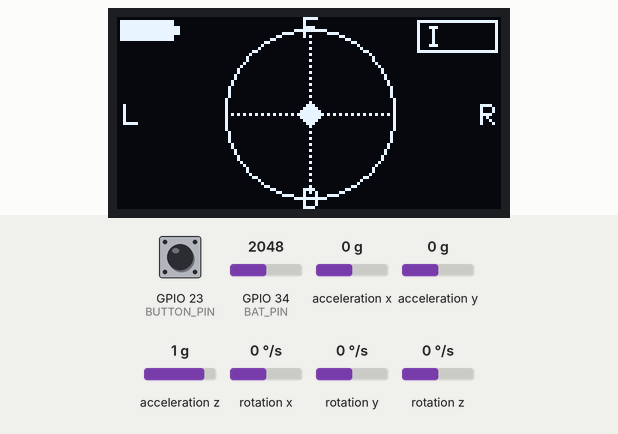
Recording of a sketch running on a simulated ESP32. On the bench: 128×64 one-colour display. The inputs (shaded band) are chosen by the test bench; at power-on: acceleration x 0 g, GPIO 23 (BUTTON_PIN) HIGH, acceleration y 0 g, GPIO 34 (BAT_PIN) = 2048, acceleration z 1 g, rotation x 0 °/s, rotation y 0 °/s, rotation z 0 °/s. The display library's start-up logo is not drawn; what the sketch prints to the serial monitor is not drawn.

Above: at 2.5 s.
2.6 s: acceleration x set to -1.4 g
At 3.7 s:
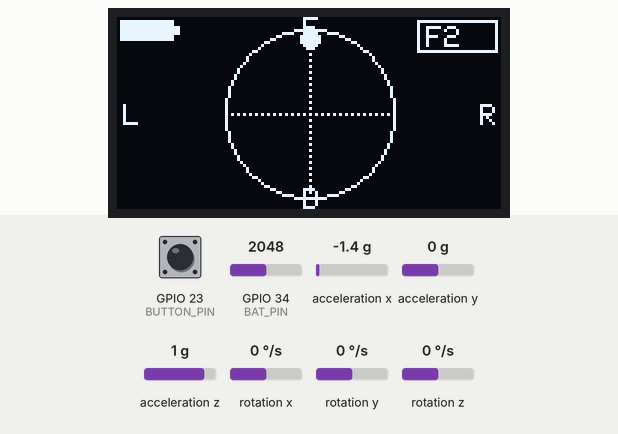
4.5 s: GPIO 23 (BUTTON_PIN) pulled LOW for 0.15 s
At 5.02 s:
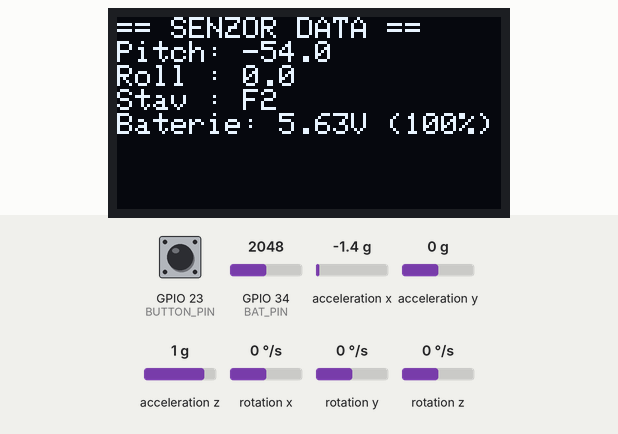
5.2 s: acceleration x set to 0.8 g
At 6.19 s:
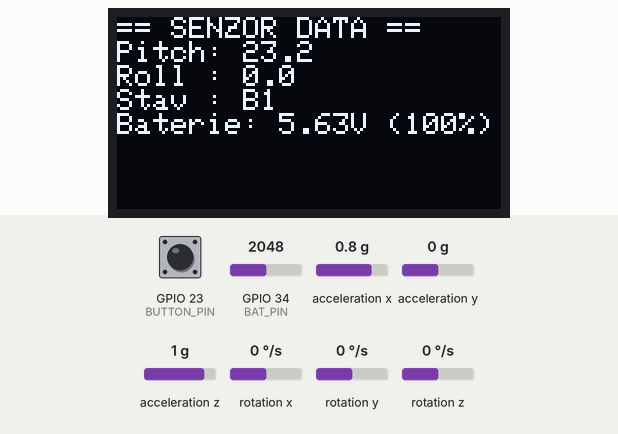
8.1 s: acceleration y set to -1.4 g
At 8.79 s:
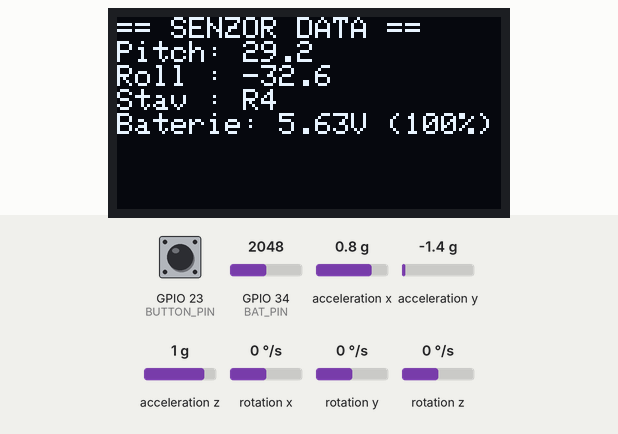
11.0 s: GPIO 23 (BUTTON_PIN) pulled LOW for 1 s
At 12.9 s:
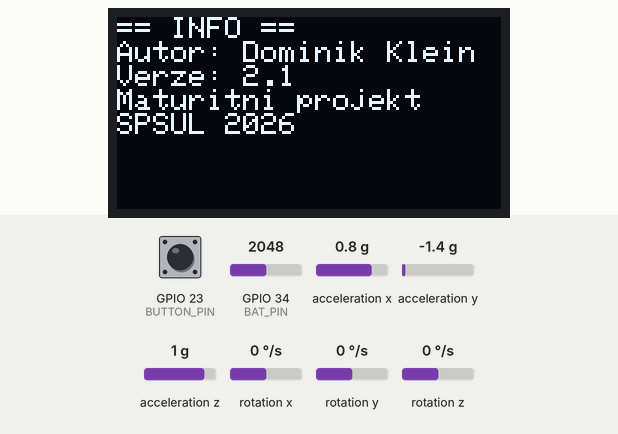
13.8 s: GPIO 23 (BUTTON_PIN) pulled LOW for 0.15 s
At 14.9 s:
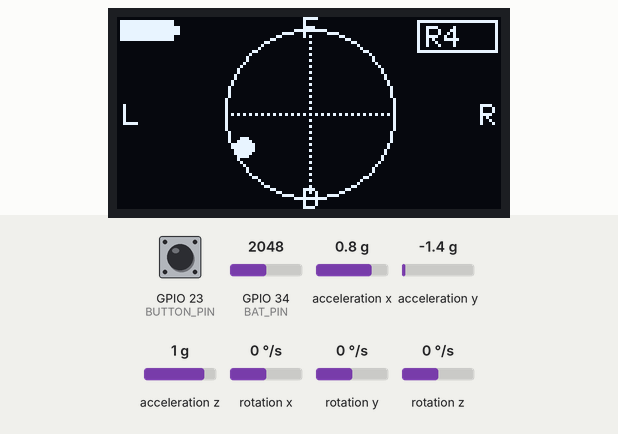
Timing chart, 0 to 16.7 s (numbered marks = the images above; inputs shaded):
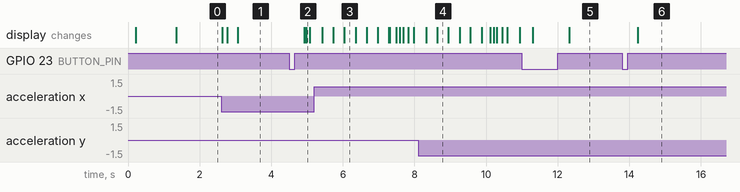

Measured:
- after the input at 2.6 s, the display: first changes at once (image 1 shows a later state)
- after the input at 4.5 s, the display: first changes after 0.43 s (image 2 shows a later state)
- after the input at 11.0 s, the display: first differs from a run without the input after 1.3 s (image 5)
- after the input at 13.8 s, the display: changes after 0.44 s (image 6)

The sketch:

Sender009-sleepZony.ino
```cpp
#include <Wire.h>            // Komunikace I2C pro OLED a gyroskop
#include <MPU6050.h>         // Gyroskop
#include <esp_now.h>         // WI-FI pro esp 32
#include <WiFi.h>            // Zapnutí WI-FI modů
#include <Adafruit_GFX.h>    // Funkce OLED displeje
#include <Adafruit_SH110X.h> // Nastavení displeje
#include <math.h>            // Matematické funkce
#include <esp_sleep.h>       // Light sleep

// --- OLED nastavení ---
#define SCREEN_WIDTH  128
#define SCREEN_HEIGHT 64

#define OLED_RESET    -1
#define BUTTON_PIN    23     // Light sleep funguje na libovolném GPIO
#define LONG_PRESS_MS 5000   // Doba držení pro uspání (ms)

Adafruit_SH1106G display(SCREEN_WIDTH, SCREEN_HEIGHT, &Wire, OLED_RESET);

// --- MPU6050 ---
MPU6050 mpu;

// --- Struktura zprávy pro ESP-NOW ---
// Definice struktury stejná jako na příjimači
typedef struct struct_message {
  char state[3]; // Řetěazec stavu, např. "F1", "R4", "I"
} struct_message;

struct_message myMessage; // Strukturovaná zpráva připravená k odesílání

// --- MAC adresa přijímače ---
uint8_t receiverAddress[] = {0xC0, 0x5D, 0x89, 0xCE, 0x33, 0x8C};

// --- Proměnné gyroskopu ---
float pitchFiltered = 0;
float rollFiltered  = 0;
unsigned long lastSend = 0;
const unsigned long SEND_INTERVAL = 300; // ms
char lastState[3] = "X";

// --- Baterie ovladače ---
const int   BAT_PIN     = 34;
const float R1          = 100000.0;
const float R2          = 220000.0;
const float ADC_REF     = 3.3; // Referenční napětí převodníku
const int   ADC_RES     = 4095; // Rozlišení ADC
const float BAT_MAX     = 4.2; // Maximální napětí baterie
const float BAT_MIN     = 3.0; // Minimální napětí baterie
float batteryVoltage    = 0.0; // Napětí baterie
int   batteryPercent    = 0; // Procenta baterie
unsigned long lastBatteryUpdate = 0;
const unsigned long BATTERY_UPDATE_INTERVAL = 10000;

// --- OLED stránky ---
int  currentScreen     = 0;
bool lastButtonReading = HIGH;

void reinitMPU();


// Funkce pro uspání ESP32 spotřeba 0.8 místo 107 mA
void goToSleep() {
  Serial.println("Uspavam do light sleep...");

  // Zpráva na displeji
  display.clearDisplay();
  display.setTextSize(1);
  display.setTextColor(SH110X_WHITE);
  display.drawRect(0, 0, SCREEN_WIDTH, SCREEN_HEIGHT, SH110X_WHITE);
  display.setCursor(20, 20);
  display.println("  Uspavam...");
  display.setCursor(4, 36);
  display.println("Stiskni pro buzeni");
  display.fillCircle(48, 52, 2, SH110X_WHITE);
  display.fillCircle(62, 52, 2, SH110X_WHITE);
  display.fillCircle(76, 52, 2, SH110X_WHITE);
  display.display();
  delay(1000);

  // Vypni OLED
  display.clearDisplay();
  display.display();

  // Ukonči ESP-NOW a WiFi
  esp_now_deinit();
  WiFi.disconnect(true);
  WiFi.mode(WIFI_OFF);

  // Probuzení přes GPIO 23 (LOW = stisk při INPUT_PULLUP)
  gpio_wakeup_enable((gpio_num_t)BUTTON_PIN, GPIO_INTR_LOW_LEVEL);
  esp_sleep_enable_gpio_wakeup();

  Serial.println("Jdu spat...");
  delay(100);
  esp_light_sleep_start();

  // --- Po probuzení pokračuje kód zde ---
  Serial.println("Probuzen z light sleep");

  // Počkej na puštění tlačítka
  while (digitalRead(BUTTON_PIN) == LOW) delay(10);
  delay(50);

  // Znovu inicializuj WiFi a ESP-NOW
  WiFi.mode(WIFI_STA);
  if (esp_now_init() != ESP_OK) {
    Serial.println("Chyba ESP-NOW reinit!");
  } else {
    esp_now_peer_info_t peerInfo = {};
    memcpy(peerInfo.peer_addr, receiverAddress, 6);
    peerInfo.channel = 0;
    peerInfo.encrypt = false;
    esp_now_add_peer(&peerInfo);
    Serial.println("ESP-NOW reinicializovan");
  }

  // Znovu inicializuj MPU
  reinitMPU();

  // Zapni OLED
  display.begin(0x3C, true);
  display.clearDisplay();
  display.display();

  Serial.println("Plny provoz obnoven");
}

// Stiknutí tlačítka přepne další obrazovku, delší podržení hodí tlačítko do sleepu
void handleButton() {
  static unsigned long pressStart = 0;
  static bool longPressFired      = false;

  bool reading = digitalRead(BUTTON_PIN);

  // Tlačítko právě stisknuto
  if (reading == LOW && lastButtonReading == HIGH) {
    pressStart     = millis();
    longPressFired = false;
  }

  // Kontrola long pressu
  if (reading == LOW && !longPressFired) {
    if (millis() - pressStart >= LONG_PRESS_MS) {
      longPressFired = true;
      goToSleep();
    }
  }

  // Krátký stisk = přepni obrazovku
  if (reading == HIGH && lastButtonReading == LOW && !longPressFired) {
    currentScreen++;
    if (currentScreen > 2) currentScreen = 0;
    Serial.print("Prepinám na stranku: ");
    Serial.println(currentScreen);
    delay(250);
  }

  lastButtonReading = reading;
}

// --- Funkce: reinicializace MPU ---
void reinitMPU() {
  Serial.println("Reinicializuji MPU...");
  mpu.initialize();
  delay(200);
}

// --- Funkce: měření baterie ---
void updateBattery() {
  const int SAMPLES = 10;

  analogSetPinAttenuation(BAT_PIN, ADC_11db);

  long sum = 0;
  for (int i = 0; i < SAMPLES; i++) {
    sum += analogRead(BAT_PIN);
    delay(5);
  }
  float avgADC = sum / (float)SAMPLES;

  // 3.78 / 1.310 = 2.885
  batteryVoltage = (avgADC / 4095.0f) * 3.9f * 2.885f;

  if      (batteryVoltage >= BAT_MAX) batteryPercent = 100;
  else if (batteryVoltage <= BAT_MIN) batteryPercent = 0;
  else batteryPercent = (int)((batteryVoltage - BAT_MIN) * (100.0f / (BAT_MAX - BAT_MIN)));
}

// -----------------------------------------------------------------------
void setup() {
  pinMode(BUTTON_PIN, INPUT_PULLUP);
  Serial.begin(115200);
  Wire.begin(21, 22);
  delay(200);

  // --- I2C Scanner ---
  Serial.println("\n--- I2C Scanner ---");
  byte error, address;
  int nDevices = 0;
  for (address = 1; address < 127; address++) {
    Wire.beginTransmission(address);
    error = Wire.endTransmission();
    if (error == 0) {
      Serial.print("I2C zarizeni nalezeno na adrese 0x");
      if (address < 16) Serial.print("0");
      Serial.println(address, HEX);
      nDevices++;
    } else if (error == 4) {
      Serial.print("Neznamy error na adrese 0x");
      if (address < 16) Serial.print("0");
      Serial.println(address, HEX);
    }
  }
  if (nDevices == 0) Serial.println("Zadna I2C zarizeni nenalezena");
  else               Serial.println("Scanner hotovo");

  // --- Inicializace MPU6050 ---
  mpu.initialize();
  if (!mpu.testConnection()) {
    Serial.println("MPU6050 nenalezen!");
    while (1);
  }
  mpu.setFullScaleAccelRange(MPU6050_ACCEL_FS_2);
  Serial.println("MPU6050 OK");

  // --- Inicializace OLED ---
  if (!display.begin(0x3C, true)) {
    Serial.println("SH1106 OLED nenalezen!");
    while (1);
  }
  display.display();
  delay(1000);
  display.clearDisplay();

  // --- ESP-NOW setup ---
  WiFi.mode(WIFI_STA);
  if (esp_now_init() != ESP_OK) {
    Serial.println("Chyba ESP-NOW init!");
    while (1);
  }
  esp_now_peer_info_t peerInfo = {};
  memcpy(peerInfo.peer_addr, receiverAddress, 6);
  peerInfo.channel = 0;
  peerInfo.encrypt = false;
  esp_now_add_peer(&peerInfo);

  Serial.println("Inicializace dokoncena");

  updateBattery();
  lastBatteryUpdate = millis();
}

// -----------------------------------------------------------------------
void loop() {
  handleButton();

  // Aktualizace baterie
  if (millis() - lastBatteryUpdate >= BATTERY_UPDATE_INTERVAL) {
    updateBattery();
    lastBatteryUpdate = millis();
  }

// Načtení surových 16bitových hodnot ze tří os akcelerometru
int16_t ax, ay, az;
mpu.getAcceleration(&ax, &ay, &az);
// Ochrana proti přetečení – pokud hodnota překročí 32000, senzor se reinicializuje
if (abs(ax) > 32000 || abs(ay) > 32000 || abs(az) > 32000) {
    reinitMPU();
    return;
}
// Převod surových hodnot na jednotky g
float fax = ax / 16384.0f;
float fay = ay / 16384.0f;
float faz = az / 16384.0f;
// Kontrola neplatných hodnot NaN – při výskytu se senzor reinicializuje
if (isnan(fax) || isnan(fay) || isnan(faz)) {
    reinitMPU();
    return;
}

  // Výpočet úhlů z akcelerometru (bez filtrace)
  float pitch = atan2(fax, sqrt(fay * fay + faz * faz)) * 180.0f / PI;
  float roll  = atan2(fay, sqrt(fax * fax + faz * faz)) * 180.0f / PI;

  // Filtrace, zajištění protichybovosti
  pitchFiltered = 0.9f * pitchFiltered + 0.1f * pitch;
  rollFiltered  = 0.9f * rollFiltered  + 0.1f * roll;


  char state[3] = "I";
  float p = pitchFiltered;
  float r = rollFiltered;

  // 1. Extrémní diagonála = idle
  if (abs(p) > 80 && abs(r) > 40) {
    strcpy(state, "I");

  // 2. Dead zone: ±15° v obou osách = zastavení
  } else if (abs(p) < 15 && abs(r) < 15) {
    strcpy(state, "I");

  // 3. Pitch dominuje = dopředu nebo dozadu
  } else if (abs(p) > abs(r)) {
    if (p < 0) {
      if      (p > -35) strcpy(state, "F1");
      else if (p > -55) strcpy(state, "F2");
      else if (p > -75) strcpy(state, "F3");
      else              strcpy(state, "F4");
    } else {
      if      (p < 35)  strcpy(state, "B1");
      else if (p < 55)  strcpy(state, "B2");
      else if (p < 75)  strcpy(state, "B3");
      else              strcpy(state, "B4");
    }

  // 4. Roll dominuje = zatáčení
  } else {
    if      (r < -15) strcpy(state, "R4");
    else if (r >  15) strcpy(state, "L4");
  }

  // --- Odeslání přes ESP-NOW ---
  if (strcmp(state, lastState) != 0 || millis() - lastSend >= SEND_INTERVAL) {
    strcpy(myMessage.state, state);
    esp_now_send(receiverAddress, (uint8_t*)&myMessage, sizeof(myMessage));
    Serial.print("Odeslan stav: ");
    Serial.println(state);
    strcpy(lastState, state);
    lastSend = millis();
  }

  // Displej
  display.clearDisplay();

  // ── OBRAZOVKA 0 - HUD
  if (currentScreen == 0) {

    int centerX = SCREEN_WIDTH / 2;
    int centerY = SCREEN_HEIGHT / 2;
    int radius  = 28;
    float scale = 1.5;

    float offsetX  = rollFiltered  * scale;
    float offsetY  = pitchFiltered * scale;
    float distance = sqrt(offsetX * offsetX + offsetY * offsetY);
    if (distance > radius - 3) {
      offsetX = offsetX * (radius - 3) / distance;
      offsetY = offsetY * (radius - 3) / distance;
    }
    int dotX = centerX + (int)offsetX;
    int dotY = centerY + (int)offsetY;

    // Referenční kruh
    display.drawCircle(centerX, centerY, radius, SH110X_WHITE);

    // Přerušované křížové osy
    for (int x = centerX - radius + 2; x <= centerX + radius - 2; x++)
      if (x % 2 == 0) display.drawPixel(x, centerY, SH110X_WHITE);
    for (int y = centerY - radius + 2; y <= centerY + radius - 2; y++)
      if (y % 2 == 0) display.drawPixel(centerX, y, SH110X_WHITE);

    // Popisky směrů
    display.setTextSize(1);
    display.setTextColor(SH110X_WHITE);
    display.setCursor(centerX - 2, 0);                display.print("F");
    display.setCursor(centerX - 2, 57);               display.print("B");
    display.setCursor(2,             centerY - 3);    display.print("L");
    display.setCursor(SCREEN_WIDTH - 7, centerY - 3); display.print("R");

    // Pohyblivý bod
    display.fillCircle(dotX, dotY, 3, SH110X_WHITE);

    // Stavový badge vpravo nahoře
    display.drawRect(100, 1, 27, 11, SH110X_WHITE);
    display.setCursor(103, 3);
    display.print(state);

    // Mini ukazatel baterie vlevo nahoře
    display.drawRect(1, 1, 18, 7, SH110X_WHITE);
    display.drawRect(19, 3, 2, 3, SH110X_WHITE);
    int barW = map(batteryPercent, 0, 100, 0, 16);
    display.fillRect(2, 2, barW, 5, SH110X_WHITE);

  // ── OBRAZOVKA 1 – diagnostika
} else if (currentScreen == 1) {

  // Nastavení velikosti a barvy textu
  display.setTextSize(1);
  display.setTextColor(SH110X_WHITE);

  // Nastavení počáteční pozice kurzoru
  display.setCursor(0, 0);

  // Nadpis obrazovky
  display.println("== SENZOR DATA ==");

  // Zobrazení vypočteného náklonu kolem osy X
  display.print("Pitch: ");
  display.println(pitchFiltered, 1);

  // Zobrazení náklonu kolem osy Y
  display.print("Roll : ");
  display.println(rollFiltered, 1);

  // Zobrazení aktuálního stavu řízení (např. F1, B2, L4...)
  display.print("Stav : ");

  display.println(state);

  // Zobrazení napětí baterie
  display.print("Baterie: ");
  display.print(batteryVoltage, 2);

  // Zobrazení procentuálního stavu baterie
  display.print("V (");
  display.print(batteryPercent);
  display.println("%)");

}
  //── OBRAZOVKA 2 – informace o projektu
  else if (currentScreen == 2) {

  display.setTextSize(1);
  display.setCursor(0, 0);

  // Zobrazení základních informací o projektu
  display.println("== INFO ==");
  display.println("Autor: Dominik Klein");
  display.println("Verze: 2.1");
  display.println("Maturitni projekt");
  display.println("SPSUL 2026");
  }
  display.display();
  delay(20);
}
```
